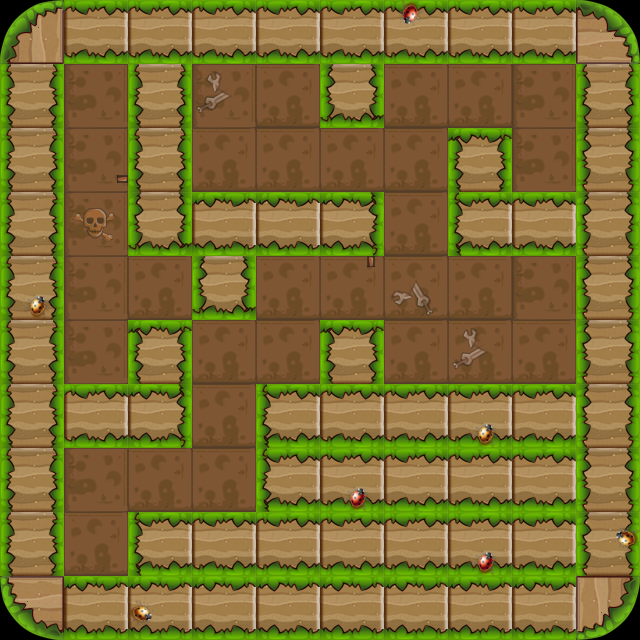

The image is a tile-based game level rendered from a .tmx file. Its description and source (layers, tilesets, objects; grid data summarised) follow:
An orthogonal 10x10 tile map with 64x64 px tiles, 3 tile layers (bg1, fg1, fg2) and 26 objects (15x wall, 3x enemy, player, door, banziL, ...).

<map version="1.0" orientation="orthogonal" renderorder="right-down" width="10" height="10" tilewidth="64" tileheight="64">
 <properties>
  <property name="maxStep" value="23" />
 </properties>
 <tileset firstgid="1" name="lv2map" tilewidth="64" tileheight="64">
  <image source="lv2map.png" width="256" height="256" />
  <tile id="0">
   <properties>
    <property name="isOver" value="false" />
   </properties>
  </tile>
 </tileset>
 <layer name="bg1" width="10" height="10">
  <data>[100 cells, 100 non-empty, 3 distinct tile ids]</data>
 </layer>
 <layer name="fg1" width="10" height="10">
  <data>[100 cells, 68 non-empty, 4 distinct tile ids]</data>
 </layer>
 <layer name="fg2" width="10" height="10">
  <data>[100 cells, 9 non-empty, 3 distinct tile ids]</data>
 </layer>
 <objectgroup name="obj1">
  <object name="wall" x="0" y="0" width="640" height="64" />
  <object name="wall" x="0" y="0" width="64" height="640" />
  <object name="wall" x="128" y="192" width="256" height="64" />
  <object name="wall" x="320" y="0" width="64" height="128" />
  <object name="wall" x="448" y="192" width="192" height="64" />
  <object name="wall" x="128" y="0" width="64" height="256" />
  <object name="wall" x="192" y="192" width="64" height="128" />
  <object name="wall" x="576" y="0" width="64" height="640" />
  <object name="wall" x="0" y="576" width="640" height="64" />
  <object name="wall" x="0" y="384" width="192" height="64" />
  <object name="wall" x="128" y="320" width="64" height="128" />
  <object name="wall" x="256" y="384" width="384" height="128" />
  <object name="player" x="64" y="512" width="64" height="64" />
  <object name="enemy" x="192" y="448" width="64" height="64" />
  <object name="door" x="128" y="256" width="64" height="64" />
  <object name="banziL" x="371" y="256" width="13" height="64" />
  <object name="key" x="64" y="320" width="64" height="64">
   <properties>
    <property name="active" value="false" />
   </properties>
  </object>
  <object name="wall" x="448" y="128" width="64" height="128" />
  <object name="wall" x="320" y="320" width="64" height="320" />
  <object name="wall" x="128" y="512" width="512" height="64" />
  <object name="enemy" x="512" y="320" width="64" height="64" />
  <object name="enemy" x="320" y="128" width="64" height="64" />
  <object name="box" x="512" y="128" width="64" height="64" />
  <object name="banzi" x="64" y="179" width="64" height="13">
   <properties>
    <property name="isOver" value="false" />
   </properties>
  </object>
  <object name="fazhen_A" x="64" y="64" width="64" height="64">
   <properties>
    <property name="target" value="fazhen_B" />
   </properties>
  </object>
  <object name="fazhen_B" x="512" y="256" width="64" height="64">
   <properties>
    <property name="target" value="fazhen_A" />
   </properties>
  </object>
 </objectgroup>
</map>
